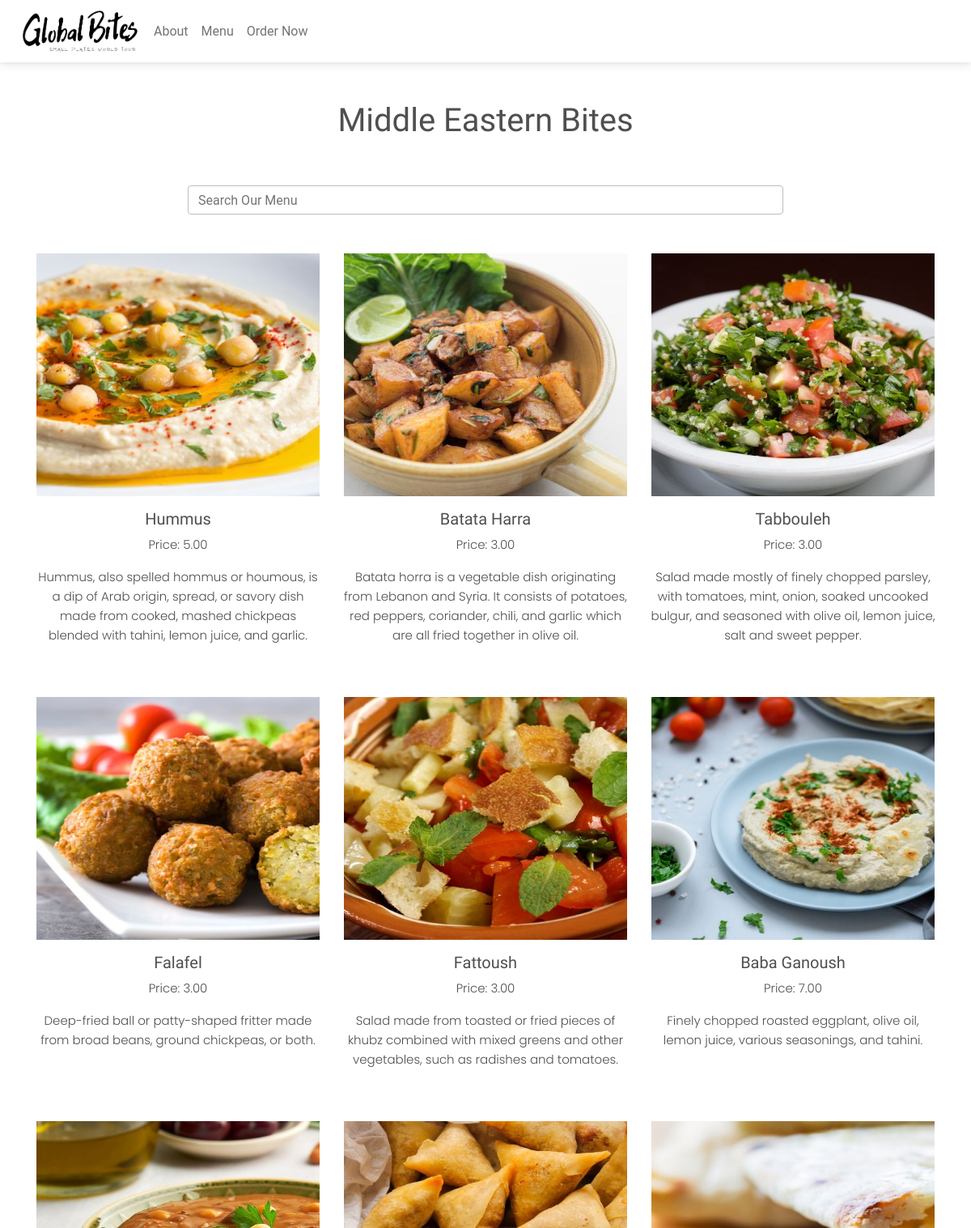
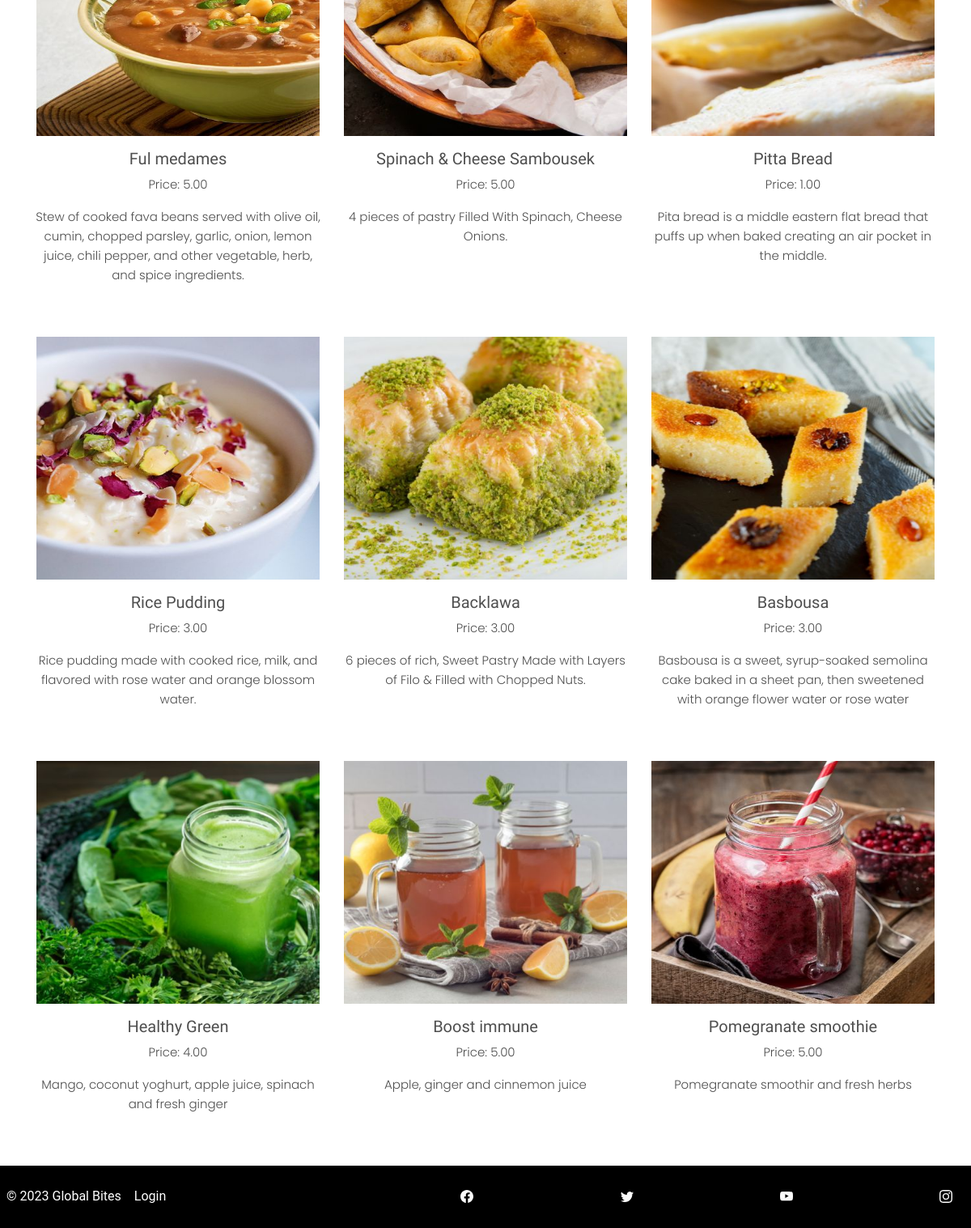
The app's page /menu/ with its own data (2 pictures, top to bottom).
### customer/models.py (models this page shows, shortened)
class MenuItem(models.Model):
    name = models.CharField(max_length=100)
    description = models.TextField()
    image = models.ImageField(upload_to='menu_images/')
    price = models.DecimalField(max_digits=5, decimal_places=2)
    category = models.ManyToManyField('Category', related_name='item')

### customer/views.py (the view)
# urls.py: path('menu/', Menu.as_view(), name='menu'),
class Menu(View):
    def get(self, request, *args, **kwargs):
        menu_items = MenuItem.objects.all()
        context = {
            'menu_items': menu_items
        }
        return render(request, 'customer/menu.html', context)

### customer/templates/customer/menu.html
{% extends 'customer/base.html' %}
{% block content %}
<div class='container'>
    <div class='row justify-content-center mt-5'>
        <div class='col-md-6 col-sm-12 text-center'>
            <h1>Middle Eastern Bites</h1>
        </div>
    </div>
    <div class='row justify-content-center my-5'>
        <div class='col-md-8 col-sm-12 text-center'>
            <form method='GET' action="{% url 'menu-search' %}">
                <div class='md-form mt-0 active-cyan-2'>
                    <input class='form-control' name='q' type='text' placeholder='Search Our Menu' aria-label='Search' value='{{ request.GET.q }}'>
                </div>
            </form>
        </div>
    </div>
    <div class='row justify-content-center'>
        {% for item in menu_items %}
            <div class='col-md-4 col-sm-12 text-center mb-5'>
                <img src='{{ item.image.url }}' width='350' height='300'>
                <h5 class='mt-3'>{{ item.name }}</h5>
                <p>Price: {{ item.price }}</p>
                <p>{{ item.description }}</p>
            </div>
        {% endfor %}
    </div>
</div>
{% endblock content %}

### customer/static/customer/site.css (style rules this page uses)
h1 { font-family: 'Josefin Sans', sans-serif; font-weight: 400; }
p { font-family: 'Poppins', sans-serif; font-weight: 300; font-size: 15px; }
h2, h3 , h4, h5 , h6 { font-family: 'Josefin Sans', sans-serif; font-weight: 200; }

### records on screen
MenuItem: image (picture), name "Hummus", price "5.00", description "Hummus, also spelled hommus or houmous, is a dip of Arab origin, spread, or savory dish made from cooked, mashed chickpeas blended with tahini, lemon juice, and garlic."
MenuItem: image (picture), name "Batata Harra", price "3.00", description "Batata horra is a vegetable dish originating from Lebanon and Syria. It consists of potatoes, red peppers, coriander, chili, and garlic which are all fried together in olive oil."
MenuItem: image (picture), name "Tabbouleh", price "3.00", description "Salad made mostly of finely chopped parsley, with tomatoes, mint, onion, soaked uncooked bulgur, and seasoned with olive oil, lemon juice, salt and sweet pepper."
MenuItem: image (picture), name "Falafel", price "3.00", description "Deep-fried ball or patty-shaped fritter made from broad beans, ground chickpeas, or both."
MenuItem: image (picture), name "Fattoush", price "3.00", description "Salad made from toasted or fried pieces of khubz combined with mixed greens and other vegetables, such as radishes and tomatoes."
MenuItem: image (picture), name "Baba Ganoush", price "7.00", description "Finely chopped roasted eggplant, olive oil, lemon juice, various seasonings, and tahini."
MenuItem: image (picture), name "Ful medames", price "5.00", description "Stew of cooked fava beans served with olive oil, cumin, chopped parsley, garlic, onion, lemon juice, chili pepper, and other vegetable, herb, and spice ingredients."
MenuItem: image (picture), name "Spinach & Cheese Sambousek", price "5.00", description "4 pieces of pastry Filled With Spinach, Cheese Onions."
MenuItem: image (picture), name "Pitta Bread", price "1.00", description "Pita bread is a middle eastern flat bread that puffs up when baked creating an air pocket in the middle."
MenuItem: image (picture), name "Rice Pudding", price "3.00", description "Rice pudding made with cooked rice, milk, and flavored with rose water and orange blossom water."
MenuItem: image (picture), name "Backlawa", price "3.00", description "6 pieces of rich, Sweet Pastry Made with Layers of Filo & Filled with Chopped Nuts."
MenuItem: image (picture), name "Basbousa", price "3.00", description "Basbousa is a sweet, syrup-soaked semolina cake baked in a sheet pan, then sweetened with orange flower water or rose water"
MenuItem: image (picture), name "Healthy Green", price "4.00", description "Mango, coconut yoghurt, apple juice, spinach and fresh ginger"
MenuItem: image (picture), name "Boost immune", price "5.00", description "Apple, ginger and cinnemon juice"
MenuItem: image (picture), name "Pomegranate smoothie", price "5.00", description "Pomegranate smoothir and fresh herbs"
